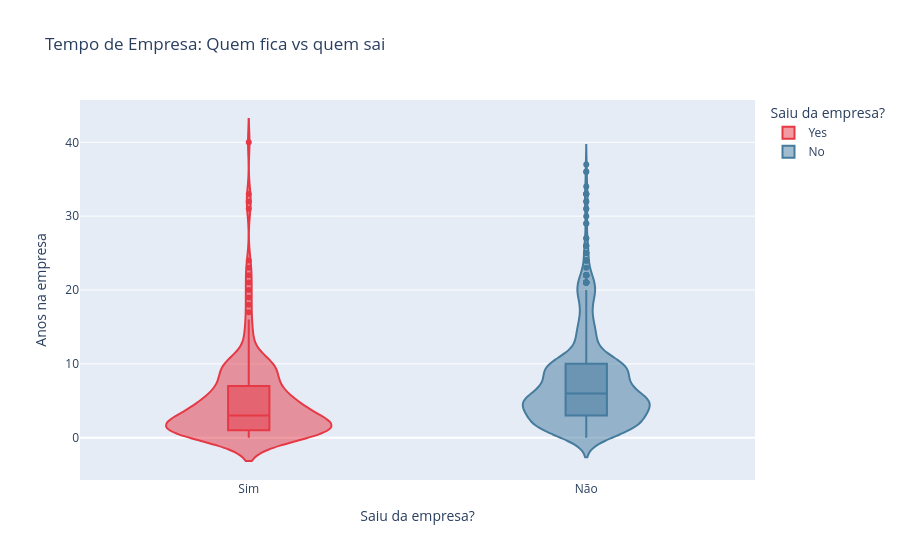

This figure's notebook cell:
### Markdown cell above
## 4. Tempo de Casa e Nível de Cargo

### Code cell
# Tempo de empresa por status de saída
fig = px.violin(
    df, x='Attrition', y='YearsAtCompany',
    color='Attrition',
    color_discrete_map={'Yes': '#E63946', 'No': '#457B9D'},
    box=True, points='outliers',
    title='Tempo de Empresa: Quem fica vs quem sai',
    labels={
        'Attrition': 'Saiu da empresa?',
        'YearsAtCompany': 'Anos na empresa'
    }
)
fig.update_xaxes(ticktext=['Não', 'Sim'], tickvals=['No', 'Yes'])
fig.show()

print('Tempo médio — ficou:', df[df['Attrition']=='No']['YearsAtCompany'].mean().round(1), 'anos')
print('Tempo médio — saiu:', df[df['Attrition']=='Yes']['YearsAtCompany'].mean().round(1), 'anos')

### Figure 1 — Plotly figure (JSON) as saved in the notebook; plotly's stock layout.template omitted (floating-point values rounded to 4 significant figures; data arrays with more than 128 entries replaced by an {"elided": "..."} marker saying what was removed)
{"data": [{"alignmentgroup": "True", "box": {"visible": true}, "hovertemplate": "Saiu da empresa?=%{x}<br>Anos na empresa=%{y}<extra></extra>", "legendgroup": "Yes", "marker": {"color": "#E63946"}, "name": "Yes", "offsetgroup": "Yes", "orientation": "v", "points": "outliers", "scalegroup": "True", "showlegend": true, "type": "violin", "x": {"elided": "237 str values"}, "x0": " ", "xaxis": "x", "y": {"elided": "237 int values"}, "y0": " ", "yaxis": "y"}, {"alignmentgroup": "True", "box": {"visible": true}, "hovertemplate": "Saiu da empresa?=%{x}<br>Anos na empresa=%{y}<extra></extra>", "legendgroup": "No", "marker": {"color": "#457B9D"}, "name": "No", "offsetgroup": "No", "orientation": "v", "points": "outliers", "scalegroup": "True", "showlegend": true, "type": "violin", "x": {"elided": "1233 str values"}, "x0": " ", "xaxis": "x", "y": {"elided": "1233 int values"}, "y0": " ", "yaxis": "y"}], "layout": {"legend": {"title": {"text": "Saiu da empresa?"}, "tracegroupgap": 0}, "title": {"text": "Tempo de Empresa: Quem fica vs quem sai"}, "violinmode": "overlay", "xaxis": {"anchor": "y", "categoryarray": ["Yes", "No"], "categoryorder": "array", "domain": [0.0, 1.0], "ticktext": ["Não", "Sim"], "tickvals": ["No", "Yes"], "title": {"text": "Saiu da empresa?"}}, "yaxis": {"anchor": "x", "domain": [0.0, 1.0], "title": {"text": "Anos na empresa"}}}}
